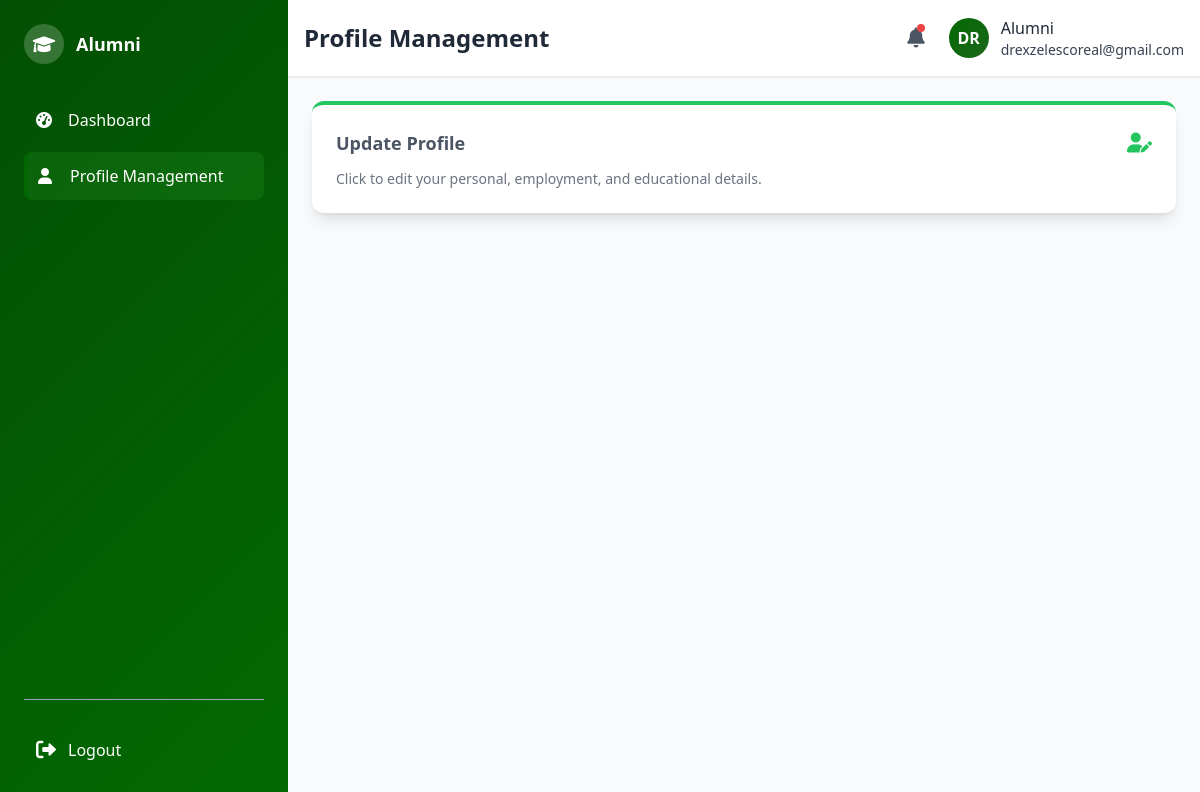
/alumni/alumni_profile.php (signed in), run on an earlier commit of the app's database.
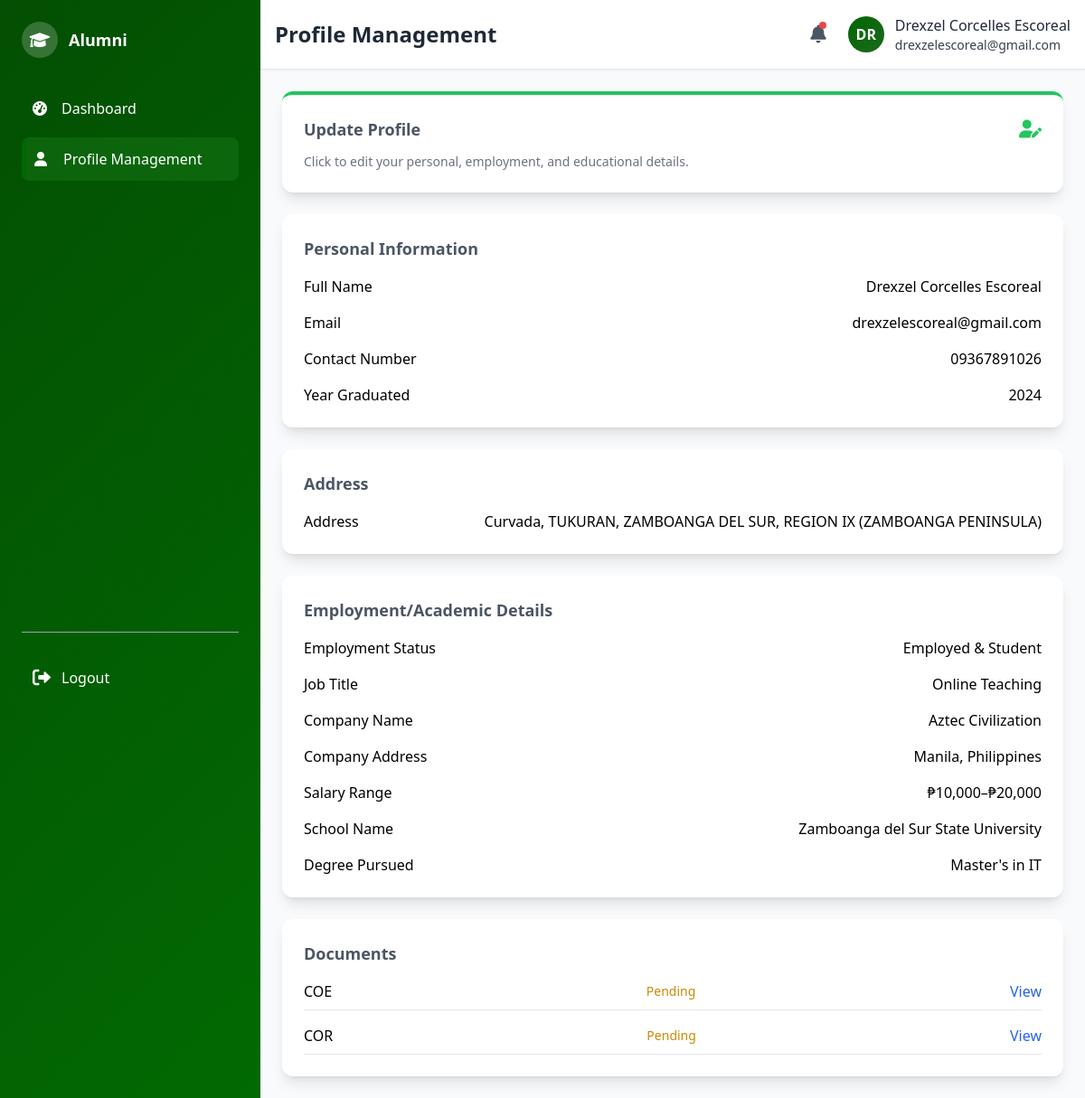
And on a later commit of the database.
### tables this page shows
CREATE TABLE `users` (
  `user_id` int(11) NOT NULL,
  `email` varchar(100) NOT NULL,
  `password` varchar(200) NOT NULL,
  `role` enum('admin','alumni') NOT NULL,
  `name` varchar(150) NOT NULL,
  `created_at` timestamp NOT NULL DEFAULT current_timestamp()
);

CREATE TABLE `alumni_profile` (
  `user_id` int(11) NOT NULL,
  `address_id` int(11) DEFAULT NULL,
  `first_name` varchar(100) NOT NULL,
  `middle_name` varchar(100) DEFAULT NULL,
  `last_name` varchar(100) NOT NULL,
  `contact_number` varchar(20) NOT NULL,
  `year_graduated` year(4) DEFAULT NULL,
  `employment_status` enum('Employed','Self-Employed','Unemployed','Student','Employed & Student') DEFAULT NULL,
  `photo_path` varchar(255) DEFAULT NULL,
  `last_profile_update` timestamp NULL DEFAULT NULL
);

CREATE TABLE `employment_info` (
  `employment_id` int(11) NOT NULL,
  `user_id` int(11) NOT NULL,
  `job_title_id` int(11) DEFAULT NULL,
  `company_name` varchar(150) DEFAULT NULL,
  `salary_range` enum('Below ₱10,000','₱10,000–₱20,000','₱20,000–₱30,000','₱30,000–₱40,000','₱40,000–₱50,000','Above ₱50,000') DEFAULT NULL,
  `business_type` varchar(255) DEFAULT NULL,
  `company_address` varchar(255) DEFAULT NULL
);

CREATE TABLE `job_titles` (
  `job_title_id` int(11) NOT NULL,
  `title` varchar(150) NOT NULL
);

CREATE TABLE `education_info` (
  `education_id` int(11) NOT NULL,
  `user_id` int(11) NOT NULL,
  `school_name` varchar(255) NOT NULL,
  `degree_pursued` varchar(255) NOT NULL,
  `start_year` year(4) DEFAULT NULL,
  `end_year` year(4) DEFAULT NULL
);

CREATE TABLE `alumni_documents` (
  `doc_id` int(11) NOT NULL,
  `user_id` int(11) NOT NULL,
  `document_type` enum('COR','COE','B_CERT') NOT NULL,
  `file_path` varchar(255) NOT NULL,
  `document_status` enum('Pending','Approved','Rejected') DEFAULT 'Pending',
  `needs_reupload` tinyint(1) DEFAULT 0,
  `rejection_reason` text DEFAULT NULL
);

### alumni/alumni_profile.php (the view, shortened to what this page needs)
<?php
include("../connect.php");
$user_id = $_SESSION['user_id'];
$page_title = "Profile Management";
$active_page = "profile";
$stmt = $conn->prepare("
    SELECT ap.*, u.email,
           tb.barangay_name, tm.municipality_name, tp.province_name, tr.region_name,
           tr.region_id, tp.province_id, tm.municipality_id, tb.barangay_id
    FROM alumni_profile ap
    LEFT JOIN users u ON ap.user_id = u.user_id
    LEFT JOIN address a ON ap.address_id = a.address_id
    LEFT JOIN table_barangay tb ON a.barangay_id = tb.barangay_id
    LEFT JOIN table_municipality tm ON tb.municipality_id = tm.municipality_id
    LEFT JOIN table_province tp ON tm.province_id = tp.province_id
    LEFT JOIN table_region tr ON tp.region_id = tr.region_id
    WHERE ap.user_id = ?
");
$stmt->bind_param("i", $user_id);
$stmt->execute();
$result = $stmt->get_result();
$profile = $result->fetch_assoc() ?: [];
$stmt = $conn->prepare("SELECT ei.*, jt.title AS job_title, ei.business_type FROM employment_info ei LEFT JOIN job_titles jt ON ei.job_title_id = jt.job_title_id WHERE ei.user_id = ?");
$stmt->bind_param("i", $user_id);
$stmt->execute();
$result = $stmt->get_result();
$employment = $result->fetch_assoc() ?: [];
$stmt = $conn->prepare("SELECT * FROM education_info WHERE user_id = ?");
$stmt->bind_param("i", $user_id);
$stmt->execute();
$result = $stmt->get_result();
$education = $result->fetch_assoc() ?: [];
$docs = [];
if (!empty($profile['user_id'])) {
    $stmt = $conn->prepare("SELECT document_type, file_path, document_status, rejection_reason, needs_reupload FROM alumni_documents WHERE user_id = ?");
    $stmt->bind_param("i", $profile['user_id']);
    $stmt->execute();
    $result = $stmt->get_result();
    while ($doc = $result->fetch_assoc()) {
        $docs[] = $doc;
    }
}
$full_name = 'Alumni';
if (!empty($profile)) {
    $full_name = trim(
        ($profile['first_name'] ?? '') . ' ' .
        ($profile['middle_name'] ?? '') . ' ' .
        ($profile['last_name'] ?? '')
    );
}
?>
<div class="space-y-6">
    <div id="updateProfileBtn" class="bg-white p-6 rounded-xl shadow-lg flex flex-col justify-between hover:shadow-xl transition duration-200 border-t-4 border-green-500 cursor-pointer">
        <div class="flex items-center justify-between mb-3">
            <h3 class="text-lg font-semibold text-gray-600">Update Profile</h3>
            <i class="fas fa-user-edit text-xl text-green-500"></i>
        </div>
        <p class="text-sm text-gray-500">Click to edit your personal, employment, and educational details.</p>
    </div>
    <?php if (!empty($profile)): ?>
        <div class="bg-white p-6 rounded-xl shadow-lg">
            <h3 class="text-lg font-semibold text-gray-600 mb-4">Personal Information</h3>
            <dl class="grid grid-cols-1 gap-4">
                <div class="flex justify-between">
                    <dt class="font-medium">Full Name</dt>
                    <dd><?php echo htmlspecialchars($full_name); ?></dd>
                </div>
                <div class="flex justify-between">
                    <dt class="font-medium">Email</dt>
                    <dd><?php echo htmlspecialchars($profile['email'] ?? 'N/A'); ?></dd>
                </div>
                <div class="flex justify-between">
                    <dt class="font-medium">Contact Number</dt>
                    <dd><?php echo htmlspecialchars($profile['contact_number'] ?? 'N/A'); ?></dd>
                </div>
                <div class="flex justify-between">
                    <dt class="font-medium">Year Graduated</dt>
                    <dd><?php echo htmlspecialchars($profile['year_graduated'] ?? 'N/A'); ?></dd>
                </div>
            </dl>
        </div>
        <div class="bg-white p-6 rounded-xl shadow-lg">
            <h3 class="text-lg font-semibold text-gray-600 mb-4">Address</h3>
            <dl class="grid grid-cols-1 gap-4">
                <div class="flex justify-between">
                    <dt class="font-medium">Address</dt>
                    <dd><?php echo htmlspecialchars(
                        ($profile['barangay_name'] ?? '') . ', ' .
                        ($profile['municipality_name'] ?? '') . ', ' .
                        ($profile['province_name'] ?? '') . ', ' .
                        ($profile['region_name'] ?? '')
                    ); ?></dd>
                </div>
            </dl>
        </div>
        <div class="bg-white p-6 rounded-xl shadow-lg">
            <h3 class="text-lg font-semibold text-gray-600 mb-4">Employment/Academic Details</h3>
            <dl class="grid grid-cols-1 gap-4">
                <div class="flex justify-between">
                    <dt class="font-medium">Employment Status</dt>
                    <dd><?php echo htmlspecialchars($profile['employment_status'] ?? 'Not Set'); ?></dd>
                </div>
                <?php if (in_array($profile['employment_status'] ?? '', ['Employed', 'Self-Employed', 'Employed & Student'])): ?>
                    <?php if ($profile['employment_status'] !== 'Self-Employed'): ?>
                        <div class="flex justify-between">
                            <dt class="font-medium">Job Title</dt>
                            <dd><?php echo htmlspecialchars($employment['job_title'] ?? 'N/A'); ?></dd>
                        </div>
                        <div class="flex justify-between">
                            <dt class="font-medium">Company Name</dt>
                            <dd><?php echo htmlspecialchars($employment['company_name'] ?? 'N/A'); ?></dd>
                        </div>
                        <div class="flex justify-between">
                            <dt class="font-medium">Company Address</dt>
                            <dd><?php echo htmlspecialchars($employment['company_address'] ?? 'N/A'); ?></dd>
                        </div>
                    <?php endif; ?>
                    <div class="flex justify-between">
                        <dt class="font-medium"><?php echo ($profile['employment_status'] === 'Self-Employed') ? 'Monthly Income Range' : 'Salary Range'; ?></dt>
                        <dd><?php echo htmlspecialchars($employment['salary_range'] ?? 'N/A'); ?></dd>
                    </div>
                <?php endif; ?>
                <?php if (in_array($profile['employment_status'] ?? '', ['Student', 'Employed & Student'])): ?>
                    <div class="flex justify-between">
                        <dt class="font-medium">School Name</dt>
                        <dd><?php echo htmlspecialchars($education['school_name'] ?? 'N/A'); ?></dd>
                    </div>
                    <div class="flex justify-between">
                        <dt class="font-medium">Degree Pursued</dt>
                        <dd><?php echo htmlspecialchars($education['degree_pursued'] ?? 'N/A'); ?></dd>
                    </div>
                <?php endif; ?>
            </dl>
        </div>
        <div class="bg-white p-6 rounded-xl shadow-lg">
            <h3 class="text-lg font-semibold text-gray-600 mb-4">Documents</h3>
            <?php if (empty($docs)): ?>
                <p class="text-sm text-gray-500">Documents not required.</p>
            <?php else: ?>
                <div class="space-y-4">
                    <?php foreach ($docs as $doc): ?>
                        <div class="flex justify-between items-center border-b pb-2">
                            <span class="font-medium"><?php echo htmlspecialchars($doc['document_type']); ?></span>
                            <span class="text-sm <?php echo $doc['document_status'] === 'Approved' ? 'text-green-600' : ($doc['document_status'] === 'Rejected' ? 'text-red-600' : 'text-yellow-600'); ?>"><?php echo htmlspecialchars($doc['document_status']); ?></span>
                            <a href="../<?php echo htmlspecialchars($doc['file_path']); ?>" target="_blank" class="text-blue-600 hover:underline">View</a>
                        </div>
                    <?php endforeach; ?>
                </div>
            <?php endif; ?>
        </div>
    <?php endif; ?>
</div>
<?php
$page_content = ob_get_clean();
include("alumni_format.php");
?>

### alumni/alumni_format.php (shortened to what this page needs)
<?php
include("../connect.php");
$user_id = $_SESSION["user_id"];
$stmt = $conn->prepare("
    SELECT ap.first_name, ap.middle_name, ap.last_name, u.email
    FROM alumni_profile AS ap
    LEFT JOIN users AS u ON ap.user_id = u.user_id
    WHERE ap.user_id = ?
");
$stmt->bind_param("i", $user_id);
$stmt->execute();
$result = $stmt->get_result();
$profile = $result->fetch_assoc() ?: [];
$full_name = 'Alumni';
if (!empty($profile)) {
    $full_name = trim(
        ($profile['first_name'] ?? '') . ' ' .
        ($profile['middle_name'] ?? '') . ' ' .
        ($profile['last_name'] ?? '')
    );
}
$page_title = $page_title ?? "Alumni Page";
?>
<!DOCTYPE html>
<html lang="en">
<head>
    <script src="https://cdn.tailwindcss.com"></script>
    <link href="https://cdnjs.cloudflare.com/ajax/libs/font-awesome/6.0.0/css/all.min.css" rel="stylesheet">
    <link rel="stylesheet" href="alumni_format.css">
</head>
<body class="bg-gray-50 min-h-screen flex">
    <aside class="w-72 gradient-bg text-white flex-shrink-0">
        <div class="sidebar-wrapper flex flex-col justify-between">
            <div class="p-6">
                <div class="flex items-center space-x-3 mb-8">
                    <div class="w-10 h-10 rounded-full bg-white bg-opacity-20 flex items-center justify-center">
                        <i class="fas fa-graduation-cap text-lg" aria-hidden="true"></i>
                    </div>
                    <h2 class="font-bold text-lg">Alumni</h2>
                </div>
                <nav class="space-y-2">
                    <a href="alumni_dashboard.php"
                       class="sidebar-item <?php echo ($active_page ?? '') === 'dashboard' ? 'active' : ''; ?>
                              flex items-center space-x-3 p-3 rounded-lg">
                        <i class="fas fa-tachometer-alt w-5" aria-hidden="true"></i>
                        <span>Dashboard</span>
                    </a>
                    <a href="alumni_profile.php"
                       class="sidebar-item <?php echo ($active_page ?? '') === 'profile' ? 'active' : ''; ?>
                              flex items-center space-x-3 p-3 rounded-lg">
                        <i class="fas fa-user w-5" aria-hidden="true"></i>
                        <span>Profile Management</span>
                    </a>
                </nav>
            </div>
            <div class="p-6">
                <hr class="border-gray-400 my-6">
                <a href="../login/logout.php"
                   class="flex items-center space-x-3 text-white hover:text-red-500 p-3 rounded-lg">
                    <i class="fas fa-sign-out-alt text-xl" aria-hidden="true"></i>
                    <span>Logout</span>
                </a>
            </div>
        </div>
    </aside>
    <div class="flex-1 flex flex-col">
        <header class="bg-white shadow-sm border-b p-4">
            <div class="flex items-center justify-between">
                <h1 class="text-2xl font-bold text-gray-800"><?php echo htmlspecialchars($page_title); ?></h1>
                <div class="flex items-center space-x-6">
                    <div class="relative">
                        <button id="notificationBtn"
                                class="relative text-gray-600 hover:text-blue-600 flex items-center">
                            <i class="fas fa-bell text-xl"></i>
                            <span class="absolute top-0 right-0 w-2 h-2 bg-red-500 rounded-full"></span>
                        </button>
                    </div>
                    <div class="flex items-center space-x-3">
                        <div class="profile-avatar w-10 h-10 rounded-full flex items-center justify-center text-white font-bold">
                            <?php
                            $stmt = $conn->prepare("SELECT name, email FROM users WHERE user_id = ?");
                            $stmt->bind_param("i", $user_id);
                            $stmt->execute();
                            $result = $stmt->get_result();
                            $initials = 'AL';
                            $user_email = '';
                            if ($row = $result->fetch_assoc()) {
                                $initials = strtoupper(substr(trim($row['name'] ?: 'Alumni'), 0, 2));
                                $user_email = $row['email'];
                            }
                            echo htmlspecialchars($initials);
                            ?>
                        </div>
                        <div class="hidden md:block">
                            <p class="font-medium text-gray-800"><?php echo htmlspecialchars($full_name); ?></p>
                            <p class="font-medium text-gray-700 text-sm"><?php echo htmlspecialchars($user_email); ?></p>
                        </div>
                    </div>
                </div>
            </div>
        </header>
        <main class="flex-1 p-6 overflow-auto">
            <?php echo $page_content ?? ''; ?>
        </main>
    </div>
</body>
</html>

### alumni/alumni_format.css (style rules this page uses)
:root { --primary-green: #034f03; --forest-green: #026a02; --lime-green: #016801; --sea-green: #1d681d; --light-bg: #06690e; --dark-text: #1C1C1C; }
.gradient-bg { background: linear-gradient(135deg, var(--primary-green) 0%, var(--forest-green) 100%); }
.sidebar-item { transition: all 0.3s ease; color: #fff; padding-left: 14px; }
.sidebar-item.active { background: rgba(34, 139, 34, 0.3); border-left: 4px solid var(--lime-green); padding-left: 10px; }
.profile-avatar { background: linear-gradient(135deg, var(--lime-green) 0%, var(--sea-green) 100%); }
.sidebar-wrapper { height: 100vh; overflow-y: auto; position: sticky; top: 0; }
.hidden { display: none; }

What changed in the data, as far as the page shows it:
added alumni_profile: full_name "Drexzel Corcelles Escoreal"
added employment_info: job_title.title "Online Teaching", company_name "Aztec Civilization", company_address "Manila, Philippines", salary_range "₱10,000–₱20,000"
added education_info: school_name "Zamboanga del Sur State University", degree_pursued "Master's in IT"
added alumni_documents: document_type "COE", document_status "Pending"
added alumni_documents: document_type "COR", document_status "Pending"
Also different on the page:
$full_name: (not shown) → "Drexzel Corcelles Escoreal"
$profile['email']: (not shown) → "drexzelescoreal@gmail.com"
$profile['contact_number']: (not shown) → "09367891026"
$profile['year_graduated']: (not shown) → "2024"
$profile['employment_status']: (not shown) → "Employed & Student"
$full_name: "Alumni" → (not shown)
text now shown: "Personal Information Full Name Email Contact Number Year Graduated Address Address Curvada, TUKURAN, ZAMBOANGA DEL SUR, REGION IX (ZAMBOANGA PENINSULA) Employment/Academic Details Employment Status Job Title Company Name Company Address Salary Range School Name Degree Pursued Documents"
